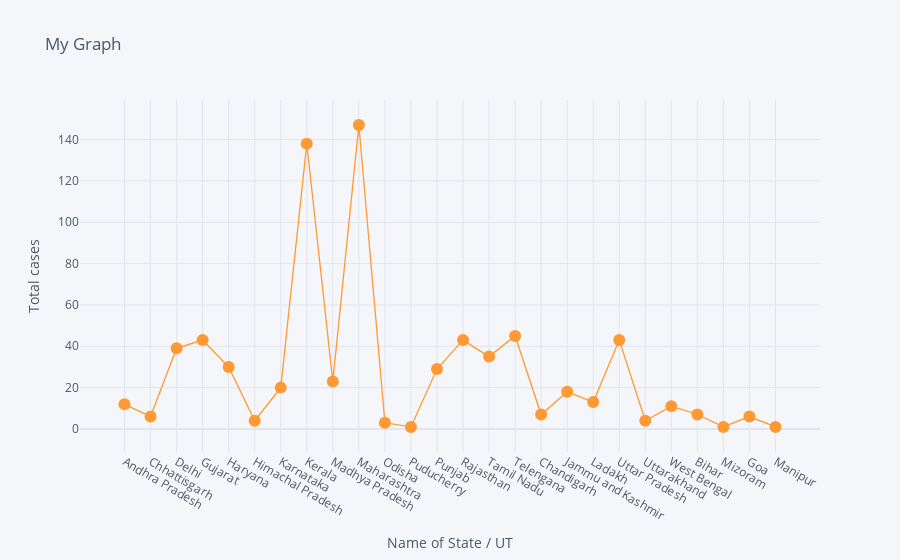

The notebook cell this image was saved under:
### Code cell
#Pandas
df.iplot(kind='scatter',x = 'Name of State / UT', y = 'Total cases',mode='markers+lines',title='My Graph',xTitle='Name of State / UT',yTitle = 'Total cases')

### Figure 1 — Plotly figure (JSON) as saved in the notebook; plotly's stock layout.template omitted (floating-point values rounded to 4 significant figures)
{"data": [{"line": {"color": "rgba(255, 153, 51, 1.0)", "dash": "solid", "shape": "linear", "width": 1.3}, "marker": {"size": 12, "symbol": "circle"}, "mode": "markers+lines", "name": "Total cases", "text": "", "type": "scatter", "x": ["Andhra Pradesh", "Chhattisgarh", "Delhi", "Gujarat", "Haryana", "Himachal Pradesh", "Karnataka", "Kerala", "Madhya Pradesh", "Maharashtra", "Odisha", "Puducherry", "Punjab", "Rajasthan", "Tamil Nadu", "Telengana", "Chandigarh", "Jammu and Kashmir", "Ladakh", "Uttar Pradesh", "Uttarakhand", "West Bengal", "Bihar", "Mizoram", "Goa", "Manipur"], "y": [12, 6, 39, 43, 30, 4, 20, 138, 23, 147, 3, 1, 29, 43, 35, 45, 7, 18, 13, 43, 4, 11, 7, 1, 6, 1]}], "layout": {"legend": {"bgcolor": "#F5F6F9", "font": {"color": "#4D5663"}}, "paper_bgcolor": "#F5F6F9", "plot_bgcolor": "#F5F6F9", "title": {"font": {"color": "#4D5663"}, "text": "My Graph"}, "xaxis": {"gridcolor": "#E1E5ED", "showgrid": true, "tickfont": {"color": "#4D5663"}, "title": {"font": {"color": "#4D5663"}, "text": "Name of State / UT"}, "zerolinecolor": "#E1E5ED"}, "yaxis": {"gridcolor": "#E1E5ED", "showgrid": true, "tickfont": {"color": "#4D5663"}, "title": {"font": {"color": "#4D5663"}, "text": "Total cases"}, "zerolinecolor": "#E1E5ED"}}}
